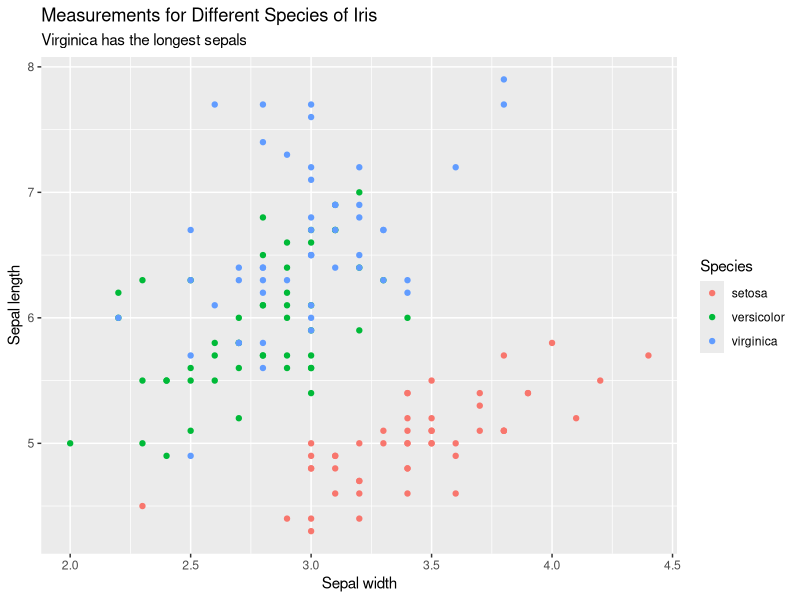

Write R code to recreate this figure.
## ---- chunk 1
#| message: false
#| label: setup 
library(tidyverse)

ggplot(iris, aes(x = Sepal.Width, y = Sepal.Length, color = Species)) +
  geom_point() +
  labs(
    x = "Sepal width",
    y = "Sepal length",
    title = "Measurements for Different Species of Iris",
    subtitle = "Virginica has the longest sepals"
  )
